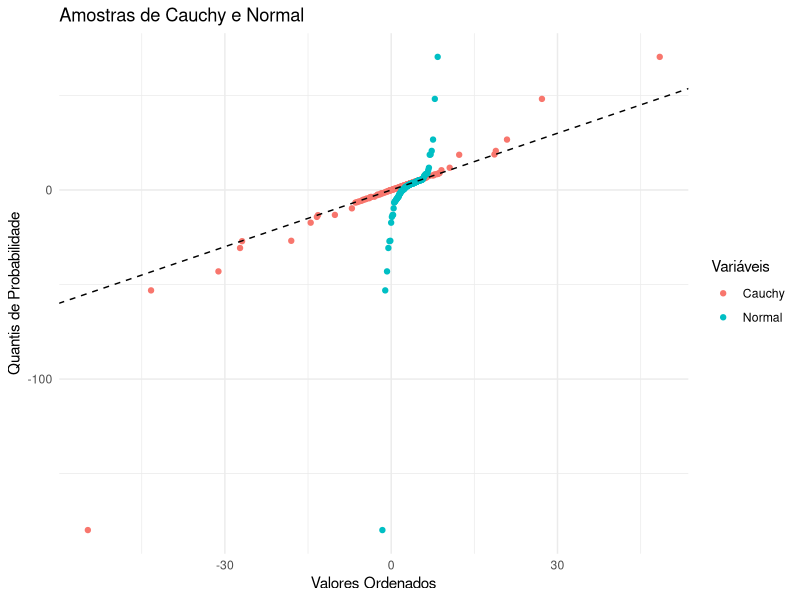
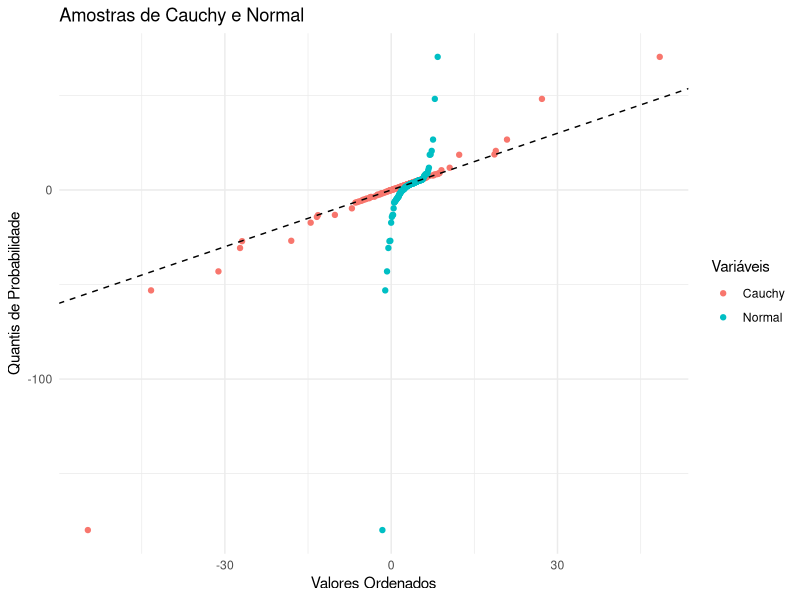

The R source for these figures, in order:
# Library imports
library(ggplot2)

# Set the seed for reproducibility
set.seed(1544)

# Define the Parameters
n <- 157
u <- 3.4
v <- 4

# Generate Cauchy sample
amostra_cauchy <- rcauchy(n, location = 3.2, scale = 2)
amostra_ordenada_cauchy <- sort(amostra_cauchy)

# Generate Normal sample
quantis <- (1:n) / (n + 1)
caso_cauchy <- qcauchy(quantis, location = 3.2, scale = 2)
caso_cauchy <- quantile(amostra_ordenada_cauchy, quantis)
caso_normal <- qnorm(quantis, u, sqrt(v))
# Calculate quantiles

quantis <- (1:n) / (n + 1)

# Create data frames
dados_cauchy <- data.frame(Quantil = amostra_ordenada_cauchy, Valor = caso_cauchy)
dados_normal <- data.frame(Quantil = amostra_ordenada_cauchy, Valor = caso_normal)

# Save plot to a PDF file
ggplot() +
    geom_point(data = dados_cauchy, aes(x = Valor, y = Quantil, color = "Cauchy")) +
    geom_point(data = dados_normal, aes(x = Valor, y = Quantil, color = "Normal")) +
    geom_abline(intercept = 0, slope = 1, linetype = "dashed") +
    labs(
        y = "Quantis de Probabilidade", x = "Valores Ordenados",
        title = "Amostras de Cauchy e Normal"
    ) +
    theme_minimal() +
    guides(color = guide_legend(title = "Variáveis"))

ggsave(filename = "8.pdf", width = 10, height = 10)
